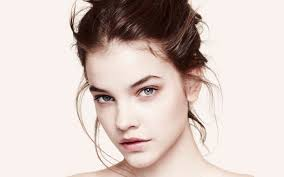
#> input picture stt/whisper.cpp/samples/images/010.jpeg, 284 x 177 px
$ python face_r.py
#> lines starting #> are read from the running program, lines starting #| are printed output that depends on the picture; after the words box and inside, x2 and y2 are one past the last pixel; in counts of white or black regions, pixels touching at a corner belong together; long printed decimals are rounded
import cv2
import numpy as np
import os
import random

# Prepare folder for strangers
os.makedirs("stranger", exist_ok=True)

# Load Haar Cascade for detection
cascade_path = os.path.join(os.getcwd(), "haarcascades", "haarcascade_frontalface_default.xml")
face_cascade = cv2.CascadeClassifier(cascade_path)

# Path to known faces
known_faces_dir = "./images/"
known_names = []
faces_train = []
labels_train = []

label_id = 0
name_map = {}

for filename in os.listdir(known_faces_dir):
    img = cv2.imread(os.path.join(known_faces_dir, filename), cv2.IMREAD_GRAYSCALE)
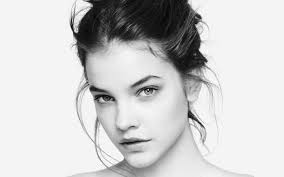
#> img: shape (177, 284); min 0, max 255, mean 205.5
    faces_train.append(img)
    labels_train.append(label_id)
    name_map[label_id] = filename.split(".")[0]
    label_id += 1
    print(faces_train)
#> (printed output is left out)
#> pass 2 of the loop `for filename in os.listdir(known_faces_dir):`:
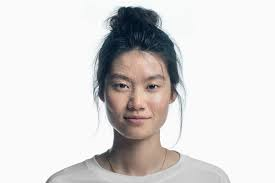
#> input picture stt/whisper.cpp/samples/images/011.jpeg, 275 x 183 px
#> `img = cv2.imread(os.path.join(known_faces_dir, filename), cv2.IMREAD_G..`:
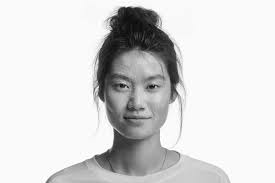
#> img: shape (183, 275); min 5, max 255, mean 215.9
#> (printed output is left out)
#> pass 3 of the loop `for filename in os.listdir(known_faces_dir):`:
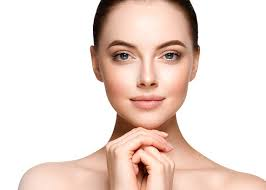
#> input picture stt/whisper.cpp/samples/images/012.jpeg, 266 x 190 px
#> `img = cv2.imread(os.path.join(known_faces_dir, filename), cv2.IMREAD_G..`:
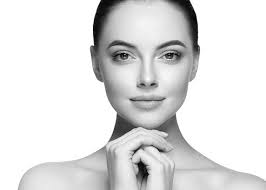
#> img: shape (190, 266); min 0, max 255, mean 223.7
#> (printed output is left out)
#> the loop made 4 passes; the first 3 are shown
# If you can't use cv2.face.LBPHFaceRecognizer_create() on Pi 5, skip recognition
recognition_available = False
#> recognition_available = False
try:
    recognizer = cv2.face.LBPHFaceRecognizer_create()
    recognizer.train(faces_train, np.array(labels_train))
    recognition_available = True
except AttributeError:
    print("LBPH recognizer not available on this OpenCV build, using detection only")

# Start camera
cap = cv2.VideoCapture(0)

while True:

    ret, frame = cap.read()
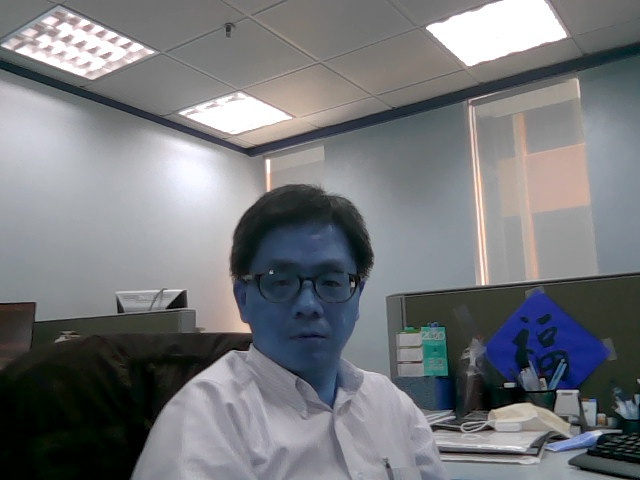
#> input picture stt/whisper.cpp/samples/images/Fchan.jpeg, 640 x 480 px, given in place of the camera
#> frame is the input picture: shape (480, 640, 3); mean B, G, R 122.7, 119.1, 117.1
    if not ret:
        break

    gray = cv2.cvtColor(frame, cv2.COLOR_BGR2GRAY)
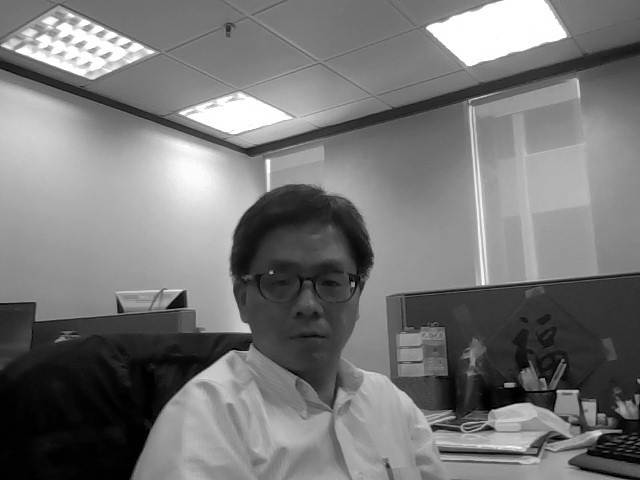
#> gray: shape (480, 640); min 0, max 255, mean 118.9
    faces = face_cascade.detectMultiScale(gray, scaleFactor=1.3, minNeighbors=5)
#> faces = [[239, 225, 140, 140]]

    for (x, y, w, h) in faces:
        face_img = gray[y:y+h, x:x+w]

        if recognition_available and faces_train:
            label, confidence = recognizer.predict(face_img)
            print(confidence)
            if confidence < 100:
                name = name_map[label]
               #speak("Hi, "+name)
                with open("watch.txt", "w", encoding="utf-8") as f:
                    f.write(name + "\n")
            else:
                name = "Unknown"
                cv2.imwrite(f"stranger/unknown_{random.randint(0,999999)}.jpg", frame)
        #else:
         #   name = "Face"
          #  cv2.imwrite(f"stranger/unknown_{random.randint(0,999999)}.jpg", frame)

        # Draw rectangle and label
        cv2.rectangle(frame, (x, y), (x+w, y+h), (0,0,255), 2)
        cv2.putText(frame, name, (x, y-10), cv2.FONT_HERSHEY_SIMPLEX, 0.8, (255,255,255), 2)
#> this loop made 1 pass
#> (x, y, w, h, label, confidence, name) on pass 1: (239, 225, 140, 140, 3, 99.74, 'Fchan')
#| 99.739
#> pass 1, `face_img = gray[y:y+h, x:x+w]`:
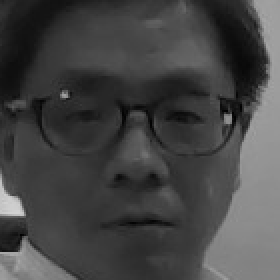
#> face_img: shape (140, 140) (shown 2 times larger); min 0, max 210, mean 69
#> after the loop:
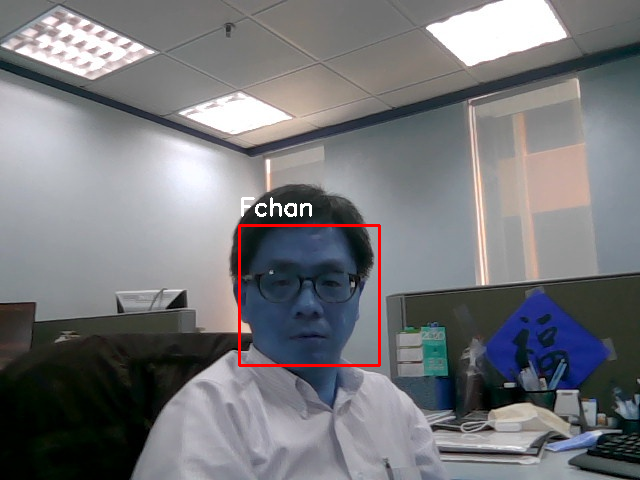
#> frame: shape (480, 640, 3); 0.71% of pixels changed, all inside (x1, y1, x2, y2) = (238, 197, 381, 367)

    cv2.imshow("Face Detection", frame)
    if cv2.waitKey(300) & 0xFF == ord('q'):
#> (key q is pressed here)
        break

cap.release()
cv2.destroyAllWindows()
